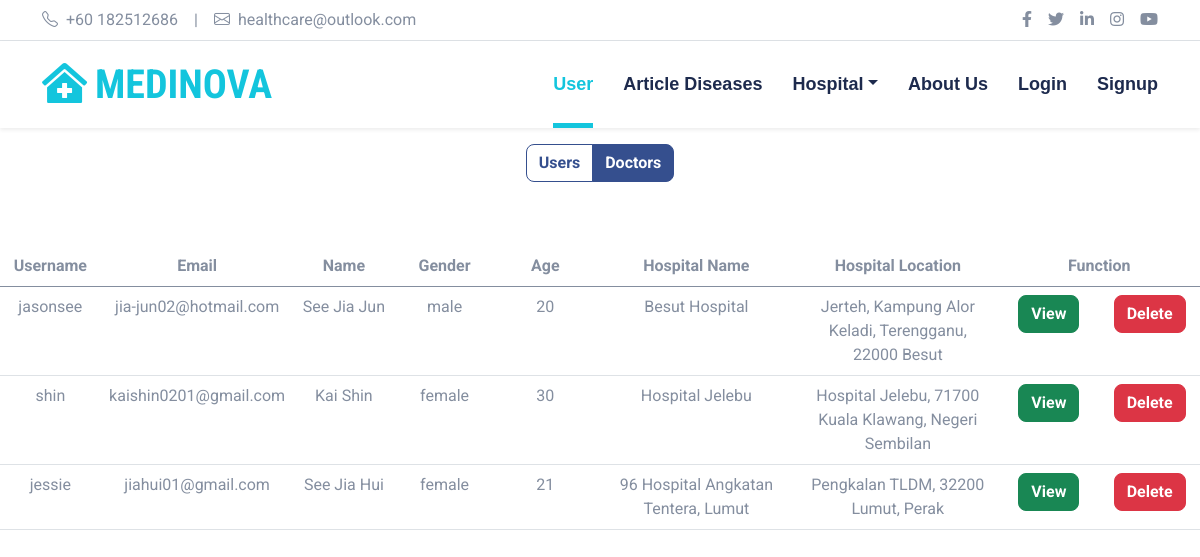
/ManageUser.php?role=doctor, run on the app's committed database.
### tables this page shows
CREATE TABLE `users` (
  `user_id` int(11) NOT NULL,
  `username` varchar(255) NOT NULL,
  `email` varchar(255) NOT NULL,
  `password` varchar(255) NOT NULL,
  `name` varchar(255) NOT NULL,
  `gender` text NOT NULL,
  `age` int(3) NOT NULL,
  `profile_image` longblob DEFAULT NULL,
  `doctor_id` varchar(20) DEFAULT NULL,
  `hospital_id` int(11) DEFAULT NULL,
  `role` text NOT NULL,
  `approved` tinyint(1) DEFAULT 0,
  `last_login` timestamp NOT NULL DEFAULT current_timestamp() ON UPDATE current_timestamp()
);

CREATE TABLE `hospitals` (
  `hospital_id` int(11) NOT NULL,
  `hospital_name` text NOT NULL,
  `hospital_address` text NOT NULL,
  `hospital_phone` varchar(15) NOT NULL,
  `hospital_lat` text NOT NULL,
  `hospital_lng` text NOT NULL,
  `hospital_operating` text NOT NULL,
  `deleted` tinyint(1) NOT NULL
);

### ManageUser.php (the view, shortened to what this page needs)
<?php
	require("connect.php");
?>
<!DOCTYPE html>
<html lang="en">
<head>
    <link href="https://cdnjs.cloudflare.com/ajax/libs/font-awesome/5.15.0/css/all.min.css" rel="stylesheet">
    <link href="https://cdn.jsdelivr.net/npm/bootstrap-icons@1.4.1/font/bootstrap-icons.css" rel="stylesheet">
    <link href="lib/owlcarousel/assets/owl.carousel.min.css" rel="stylesheet">
    <link href="lib/tempusdominus/css/tempusdominus-bootstrap-4.min.css" rel="stylesheet" />
    <link href="css/bootstrap.min.css" rel="stylesheet">
    <link href="css/style.css" rel="stylesheet">
</head>
<body>
    <div class="container-fluid py-2 border-bottom d-none d-lg-block">
        <div class="container">
            <div class="row">
                <div class="col-md-6 text-center text-lg-start mb-2 mb-lg-0">
                    <div class="d-inline-flex align-items-center">
                        <a class="text-decoration-none text-body pe-3" href=""><i class="bi bi-telephone me-2"></i>+60 182512686</a>
                        <span class="text-body">|</span>
                        <a class="text-decoration-none text-body px-3" href=""><i class="bi bi-envelope me-2"></i>healthcare@outlook.com</a>
                    </div>
                </div>
                <div class="col-md-6 text-center text-lg-end">
                    <div class="d-inline-flex align-items-center">
                        <a class="text-body px-2" href="">
                            <i class="fab fa-facebook-f"></i>
                        </a>
                        <a class="text-body px-2" href="">
                            <i class="fab fa-twitter"></i>
                        </a>
                        <a class="text-body px-2" href="">
                            <i class="fab fa-linkedin-in"></i>
                        </a>
                        <a class="text-body px-2" href="">
                            <i class="fab fa-instagram"></i>
                        </a>
                        <a class="text-body ps-2" href="">
                            <i class="fab fa-youtube"></i>
                        </a>
                    </div>
                </div>
            </div>
        </div>
    </div>
    <div class="container-fluid sticky-top bg-white shadow-sm">
        <div class="container">
            <nav class="navbar navbar-expand-lg bg-white navbar-light py-3 py-lg-0">
                <a href="ManageUser.php?role=user" class="navbar-brand">
                    <h1 class="m-0 text-uppercase text-primary"><i class="fa fa-clinic-medical me-2"></i>Medinova</h1>
                </a>
                <div class="collapse navbar-collapse" id="navbarCollapse">
                    <div class="navbar-nav ms-auto py-0">
                        <a href="ManageUser.php?role=user" class="nav-item nav-link active" id="user-link">User</a>
                        <a href="CheckDiseases.php" class="nav-item nav-link">Article Diseases</a>
                        <div class="nav-item dropdown">
                            <a href="Hospital.php" class="nav-link dropdown-toggle" data-bs-toggle="dropdown">Hospital</a>
                        </div>
                        <?php if(!isset($_SESSION['role']) || (isset($_SESSION['role']) && $_SESSION['role'] !== 'admin' && $_SESSION['role'] !== 'doctor')){ ?>
                        <a href="AboutUs.php" class="nav-item nav-link">About Us</a>
                        <?php } ?>
                        <?php if (isset($_SESSION['isLogin']) && $_SESSION["isLogin"]===true) { ?>
                        <a href="Profile.php" class="nav-item nav-link">Profile</a>
                        <a href="logout.php" class="nav-item nav-link">Logout</a>
                        <?php } else { ?>
                        <a href="Login.php" class="nav-item nav-link">Login</a>
                        <a href="Signup.php" class="nav-item nav-link">Signup</a>
                        <?php } ?>
                    </div>
                </div>
            </nav>
        </div>
    </div>
    <div class="col d-flex justify-content-center mt-3">
    <div class="btn-group mb-3" role="group" aria-label="User and Doctor">
    <a href="ManageUser.php?role=user" class="btn btn-outline-secondary <?php if ($_GET['role'] == 'user') { echo 'active'; } ?>" id="users-button">Users</a>
    <a href="ManageUser.php?role=doctor" class="btn btn-outline-secondary <?php if ($_GET['role'] == 'doctor') { echo 'active'; } ?>" id="doctors-button">Doctors</a>
    </div>
    </div>
    <?php
        if(isset($_GET['role'])){
            $role = $_GET['role'];
            if($role == 'user'){
                $sql = "SELECT user_id, username, email, name, gender, age, role, last_login FROM users WHERE role = 'user'";
            }else{
                $sql = "SELECT u.user_id, u.username, u.email, u.name, u.gender, u.age, u.doctor_id, u.role, u.approved, h.hospital_name, h.hospital_address FROM users u INNER JOIN hospitals h ON u.hospital_id = h.hospital_id WHERE u.role = 'doctor'";
            }
            $result = $mysqli->query($sql);
        }
    ?>
    <?php
        if($role == 'doctor'){
    ?>
    <table class="table mt-5 " id="doctors-table">
    <thead>
        <tr class="text-center">
        <th class="col-1"> Username </th>
        <th class="col-1"> Email </th>
        <th class="col-1"> Name </th>
        <th class="col-1"> Gender </th>
        <th class="col-1"> Age </th>
        <th class="col-1"> Hospital Name </th>
        <th class="col-2"> Hospital Location </th>
        <th colspan="2" class="col-2"> Function </th>
        </tr>
    </thead>
    <tbody>
        <?php while ($row = mysqli_fetch_assoc($result)) { ?>
        <tr class="text-center">
            <td class="col-1"><?php echo $row['username']; ?></td>
            <td class="col-1"><?php echo $row['email']; ?></td>
            <td class="col-1"><?php echo $row['name']; ?></td>
            <td class="col-1"><?php echo $row['gender']; ?></td>
            <td class="col-1"><?php echo $row['age']; ?></td>
            <td class="col-2"><?php echo $row['hospital_name']; ?></td>
            <td class="col-2"><?php echo $row['hospital_address']; ?></td>
            <?php if ($row['approved']==true) { ?>
            <td class="col-1"><a href="ViewUser.php?userid=<?php echo $row['user_id'] ?>&role=<?php echo $row['role'] ?>" class="btn btn-success" name="view">View</a></td>
            <?php } else { ?>
            <td class="col-1"><a href="ViewUser.php?userid=<?php echo $row['user_id'] ?>&role=<?php echo $row['role'] ?>" class="btn btn-success" name="approval">Approve</a></td>
            <?php } ?>
            <td class="col-1"><a href="DeleteUser.php?userid=<?php echo $row['user_id'] ?>&role=<?php echo $row['role'] ?>" class="btn btn-danger">Delete</a></td>
    </tr>
    <?php }
    }?>
    </tbody>
    </table>
</body>
</html>

### css/style.css (style rules this page uses)
:root { --primary: #13C5DD; --secondary: #354F8E; --light: #EFF5F9; --dark: #1D2A4D; }
.btn { font-weight: 700; transition: .5s; }
.navbar-light .navbar-nav .nav-link { font-family: 'Jost', sans-serif; position: relative; margin-left: 30px; padding: 30px 0; font-size: 18px; font-weight: 700; color: var(--dark); outline: none; transition: .5s; }
.navbar-light .navbar-nav .nav-link:hover, .navbar-light .navbar-nav .nav-link.active { color: var(--primary); }
@media (min-width: 992px) { .navbar-light .navbar-nav .nav-link::before { position: absolute; content: ""; width: 0; height: 5px; bottom: 0; left: 50%; background: var(--primary); transition: .5s; } }
@media (min-width: 992px) { .navbar-light .navbar-nav .nav-link:hover::before, .navbar-light .navbar-nav .nav-link.active::before { width: 100%; left: 0; } }

### data on the page
users: username "jasonsee", email "jia-jun02@hotmail.com", name "See Jia Jun", gender "male", age "20", hospital.hospital_name "Besut Hospital", hospital.hospital_address "Jerteh, Kampung Alor Keladi, Terengganu, 22000 Besut"
users: username "shin", email "kaishin0201@gmail.com", name "Kai Shin", gender "female", age "30", hospital.hospital_name "Hospital Jelebu", hospital.hospital_address "Hospital Jelebu, 71700 Kuala Klawang, Negeri Sembilan"
users: username "jessie", email "jiahui01@gmail.com", name "See Jia Hui", gender "female", age "21", hospital.hospital_name "96 Hospital Angkatan Tentera, Lumut", hospital.hospital_address "Pengkalan TLDM, 32200 Lumut, Perak"
